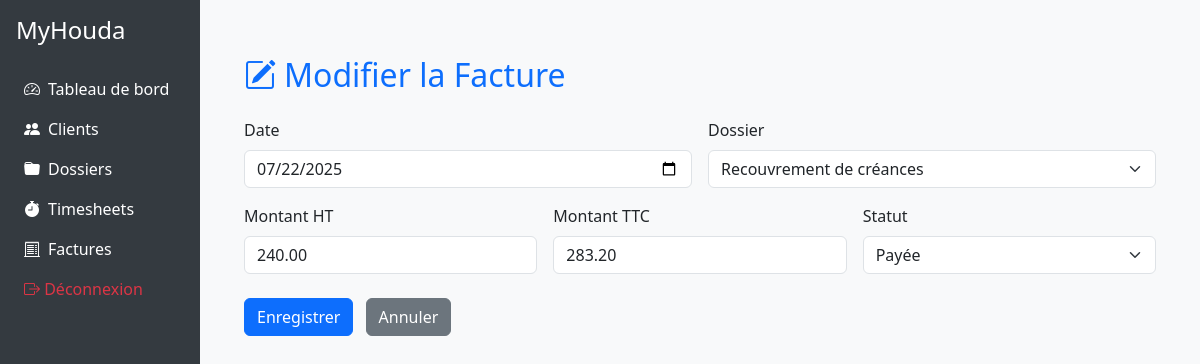
The page /factures/modifier/1 on the database its author committed.
### app/models.py (models this page shows, shortened)
class Facture(db.Model):
    id = db.Column(db.Integer, primary_key=True)
    date = db.Column(db.Date)
    montant_ht = db.Column(db.Float)
    montant_ttc = db.Column(db.Float)
    statut = db.Column(db.String(50))
    dossier_id = db.Column(db.Integer, db.ForeignKey('dossier.id'), nullable=False)
    timesheets = db.relationship('Timesheet', back_populates='facture')

### app/routes.py (the view, shortened to what this page needs)
@app.route('/factures/modifier/<int:facture_id>', methods=['GET', 'POST'])
def modifier_facture(facture_id):
    facture = Facture.query.get_or_404(facture_id)
    form = FactureForm(obj=facture) # Pré-remplit le formulaire avec les données de la facture
    return render_template('modifier_facture.html', form=form, facture=facture) # Crée un template modifier_facture.html

### app/forms.py
class FactureForm(FlaskForm):
    date = DateField('Date', validators=[DataRequired()], default=date.today)
    montant_ht = DecimalField('Montant HT', validators=[DataRequired()])
    montant_ttc = DecimalField('Montant TTC', validators=[DataRequired()])
    statut = SelectField('Statut', choices=[('En attente', 'En attente'), ('Payée', 'Payée'), ('Annulée', 'Annulée')], validators=[DataRequired()])
    dossier = QuerySelectField(
        'Dossier',
        query_factory=get_dossiers_choices, # Appelle cette fonction pour obtenir la requête
        get_label='nom', # Utilise 'nom' comme étiquette d'affichage pour les objets Dossier
        allow_blank=False, # Ne pas autoriser un choix vide
        validators=[DataRequired()]
    )
    submit = SubmitField('Enregistrer')

### app/forms.py (called while the page is built)
def get_dossiers_choices():
    from app import app, db
    with app.app_context(): # Ensure we are in an application context
        return db.session.query(Dossier).filter_by(supprimé=False)

### app/templates/modifier_facture.html (shortened to what this page needs)
{% extends "base.html" %}
{% block content %}
<div class="container mt-4">
    <h2 class="text-primary mb-4"><i class="bi bi-pencil-square me-2"></i>Modifier la Facture</h2>
    <form method="POST">
        <div class="row g-3">
            <div class="col-md-6">
                {{ form.date.label(class="form-label") }}
                {{ form.date(class="form-control") }}
            </div>
            <div class="col-md-6">
                {{ form.dossier.label(class="form-label") }}
                {{ form.dossier(class="form-select") }}
            </div>
            <div class="col-md-4">
                {{ form.montant_ht.label(class="form-label") }}
                {{ form.montant_ht(class="form-control") }}
            </div>
            <div class="col-md-4">
                {{ form.montant_ttc.label(class="form-label") }}
                {{ form.montant_ttc(class="form-control") }}
            </div>
            <div class="col-md-4">
                {{ form.statut.label(class="form-label") }}
                {{ form.statut(class="form-select") }}
            </div>
        </div>
        <div class="mt-4">
            {{ form.submit(class="btn btn-primary me-2") }}
            <a href="{{ url_for('factures') }}" class="btn btn-secondary">Annuler</a>
        </div>
    </form>
</div>
{% endblock %}

### app/templates/base.html (style rules this page uses)
body { background-color: #f8f9fa; }

### rows shown on the page
Facture: date "07/22/2025", dossier "Recouvrement de créances", montant_ht "240.00", montant_ttc "283.20", statut "Payée"
